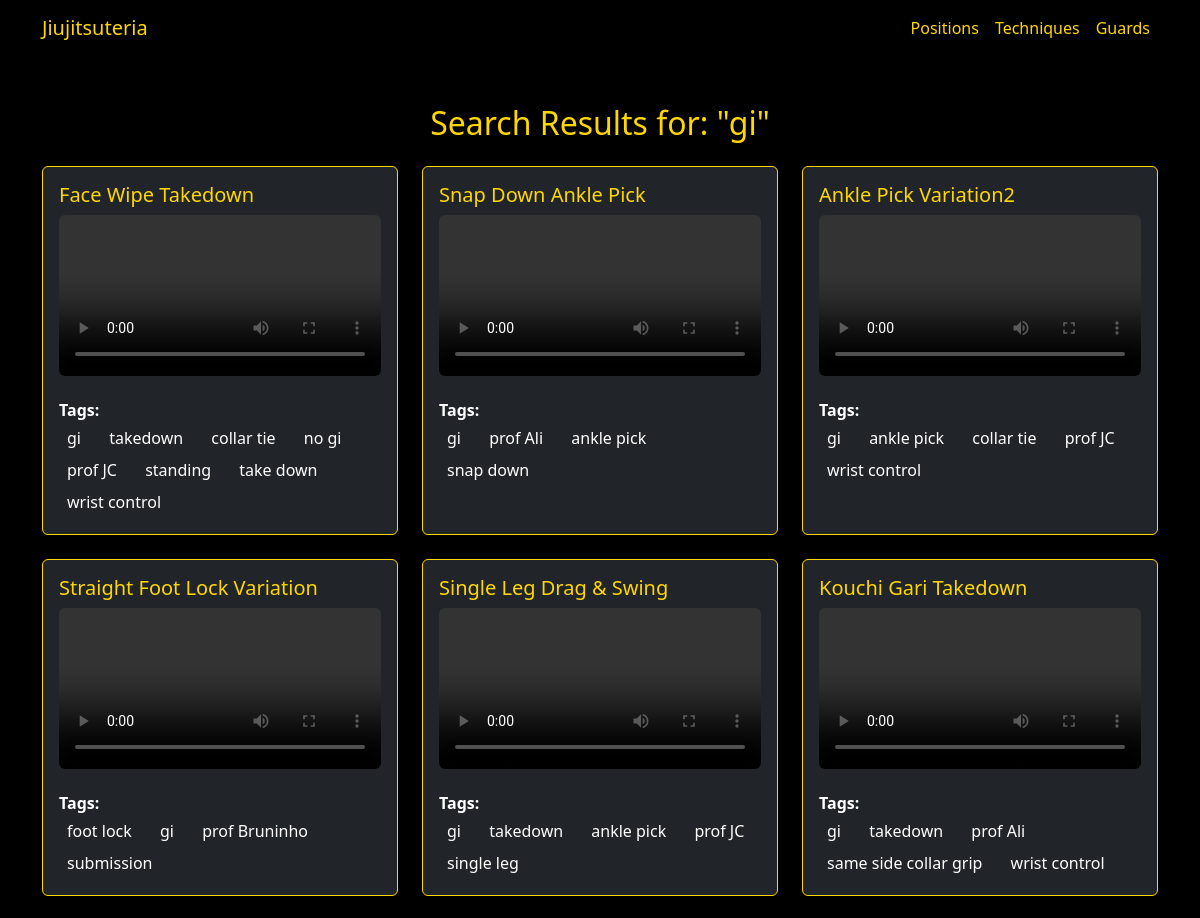
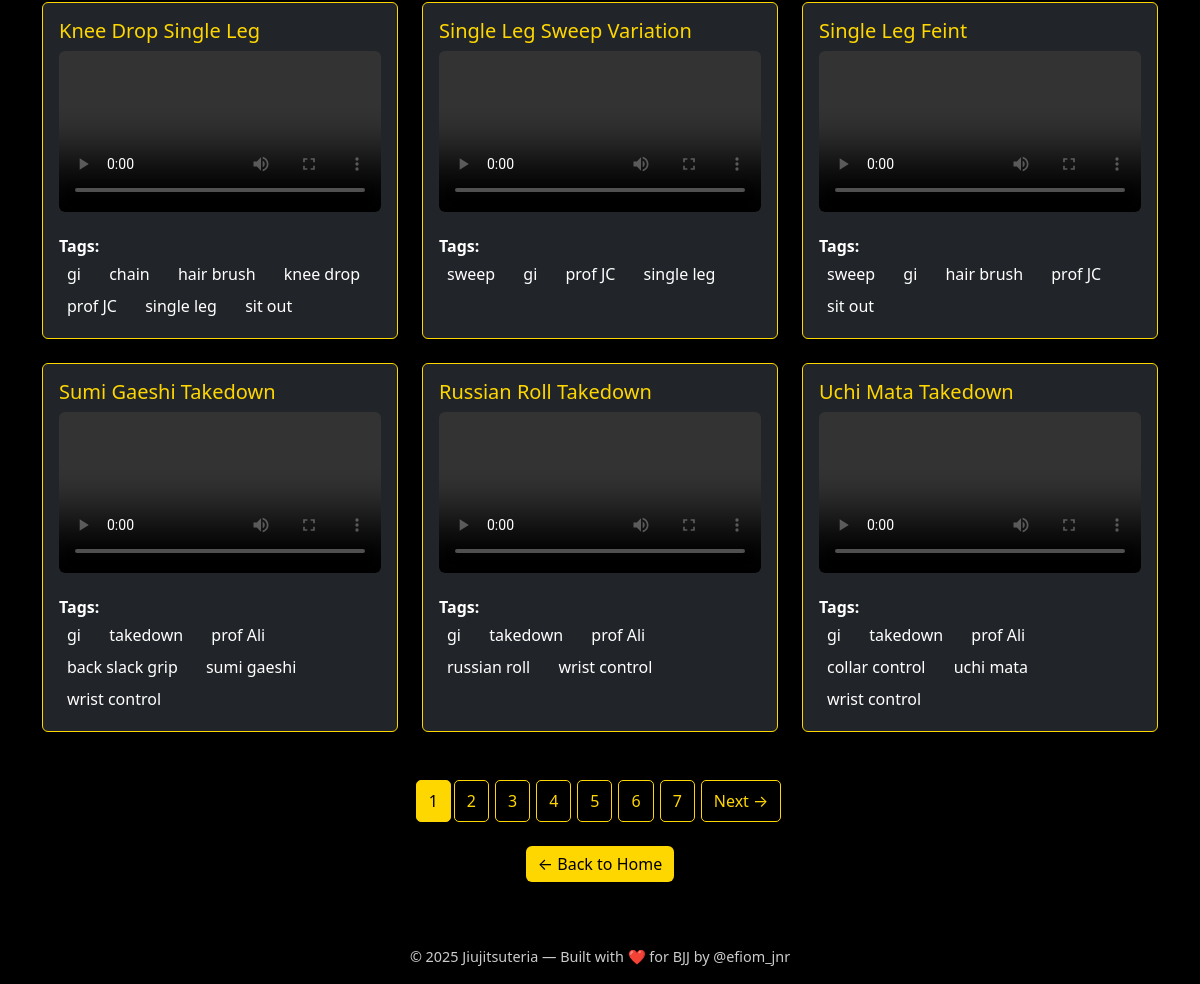
/tag/12/, run on the app's committed database (2 pictures, top to bottom).
### bjj/models.py (models this page shows, shortened)
class Tag(models.Model):
    name = models.CharField(max_length=50, unique=True)

class Video(models.Model):
    title = models.CharField(max_length=200)
    video_url = models.URLField()
    tags = models.ManyToManyField('Tag', related_name='videos')
    position = models.ForeignKey('Position', on_delete=models.SET_NULL, null=True, blank=True)
    technique = models.ForeignKey('Technique', on_delete=models.SET_NULL, null=True, blank=True)
    guard = models.ForeignKey('Guard', on_delete=models.SET_NULL, null=True, blank=True)
    def cloudfront_url(self):
        s3_prefix = "https://jiujitsuteria-videos.s3.amazonaws.com"
        cloudfront_domain = getattr(settings, 'CLOUDFRONT_DOMAIN', '')
        if self.video_url.startswith(s3_prefix):
            return self.video_url.replace(s3_prefix, cloudfront_domain)
        return self.video_url

### bjj/views.py (the view)
# urls.py: path('tag/<int:tag_id>/', views.videos_by_tag, name='videos_by_tag'),
def videos_by_tag(request, tag_id):
    tag = get_object_or_404(Tag, id=tag_id)
    videos = tag.videos.all().order_by('-id')  # Optional: newest first
    paginator = Paginator(videos, 12)  # 12 videos per page
    page_number = request.GET.get('page')
    page_obj = paginator.get_page(page_number)
    return render(request, 'bjj/tag_search_results.html', {
        'query': tag.name,
        'tag': tag,
        'videos': page_obj,
    })

### bjj/templates/bjj/tag_search_results.html (shortened to what this page needs)
{% extends 'bjj/base.html' %}
{% block content %}
<div class="text-center mb-4">
  <h2 class="text-yellow">Search Results for: "{{ query }}"</h2>
</div>
{% if videos %}
  <div class="row justify-content-center">
    {% for video in videos %}
      <div class="col-md-6 col-lg-4 mb-4">
        <div class="card bg-dark text-white h-100 border border-yellow shadow">
          <div class="card-body">
            <h5 class="card-title text-yellow">{{ video.title }}</h5>
            <video class="w-100 mb-3 rounded" controls>
              <source src="{{ video.cloudfront_url }}" type="video/mp4">
            </video>
            <p class="card-text">
              <strong>Tags:</strong><br>
              {% if video.tags.exists %}
                {% for tag in video.tags.all %}
                  <a href="{% url 'bjj:videos_by_tag' tag.id %}" class="tag-link">
                    {{ tag.name }}
                  </a>
                {% endfor %}
              {% else %}
                <span class="text-muted">No tags</span>
              {% endif %}
            </p>
          </div>
        </div>
      </div>
    {% endfor %}
  </div>
  <div class="text-center mt-4">
    <nav>
      <ul class="pagination justify-content-center">
        {% for page_num in videos.paginator.page_range %}
          {% if page_num == videos.number %}
            <li class="page-item active">
              <span class="page-link custom-page-link-active">{{ page_num }}</span>
            </li>
          {% else %}
            <li class="page-item">
              <a class="page-link custom-page-link" href="?q={{ query }}&page={{ page_num }}">{{ page_num }}</a>
            </li>
          {% endif %}
        {% endfor %}
        {% if videos.has_next %}
          <li class="page-item">
            <a class="page-link custom-page-link" href="?q={{ query }}&page={{ videos.next_page_number }}">Next →</a>
          </li>
        {% endif %}
      </ul>
    </nav>
  </div>
{% else %}
  <p class="text-center text-white">No videos found for this tag.</p>
{% endif %}
<div class="text-center mt-4">
  <a href="{% url 'bjj:index' %}" class="btn btn-yellow">← Back to Home</a>
</div>
{% endblock %}

### bjj/static/bjj/styles.css (style rules this page uses)
body { background-color: #000; color: #fff; }
.text-yellow, .navbar-brand, .nav-link, h1, h2, h3, h4, h5 { color: #FFD700 !important; }
.btn-yellow { background-color: #FFD700; color: #000; border: none; }
a { color: #FFD700; text-decoration: none; }
.border-yellow { border-color: #FFD700 !important; }
.tag-link { color: white; background: none; padding: 4px 8px; border-radius: 4px; display: inline-block; transition: all 0.2s ease; }

### bjj/templates/bjj/tag_search_results.html (style rules this page uses)
.tag-link { color: white; text-decoration: none; margin-right: 8px; transition: color 0.3s ease; }
.pagination .page-item .custom-page-link { background-color: #000; color: #FFD700; border: 1px solid #FFD700; padding: 0.5rem 0.75rem; margin: 0 3px; border-radius: 5px; transition: background-color 0.3s ease; }
.pagination .page-item.active .custom-page-link-active { background-color: #FFD700; color: #000; border: 1px solid #FFD700; padding: 0.5rem 0.75rem; border-radius: 5px; }

### data on the page
Tag: name "gi"
Video: title "Face Wipe Takedown"
Tag: name "takedown"
Tag: name "collar tie"
Tag: name "no gi"
Tag: name "prof JC"
Tag: name "standing"
Tag: name "take down"
Tag: name "wrist control"
Video: title "Snap Down Ankle Pick"
Tag: name "prof Ali"
Tag: name "ankle pick"
Tag: name "snap down"
Video: title "Ankle Pick Variation2"
Video: title "Straight Foot Lock Variation"
Tag: name "foot lock"
Tag: name "prof Bruninho"
Tag: name "submission"
Video: title "Single Leg Drag & Swing"
Tag: name "single leg"
Video: title "Kouchi Gari Takedown"
Tag: name "same side collar grip"
Video: title "Knee Drop Single Leg"
Tag: name "chain"
Tag: name "hair brush"
Tag: name "knee drop"
Tag: name "sit out"
Video: title "Single Leg Sweep Variation"
Tag: name "sweep"
Video: title "Single Leg Feint"
Video: title "Sumi Gaeshi Takedown"
Tag: name "back slack grip"
Tag: name "sumi gaeshi"
Video: title "Russian Roll Takedown"
Tag: name "russian roll"
Video: title "Uchi Mata Takedown"
Tag: name "collar control"
Tag: name "uchi mata"

### other printed values
{{ page_num }} "1"
{{ page_num }} "2" "3" "4" "5" "6" "7"
{{ year|default:"2025" }} "2025"
